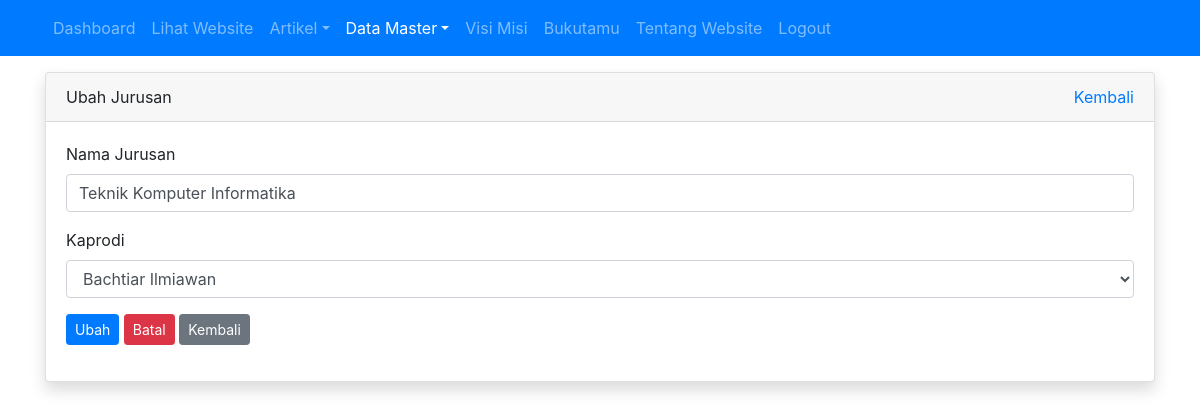
/admin/jurusan/ubah.php?id=6 (signed in), run on the app's committed database.
### tables this page shows
CREATE TABLE `tbl_jurusan` (
  `id` int(11) NOT NULL,
  `nama_jurusan` varchar(30) DEFAULT NULL,
  `ka_prodi` int(11) DEFAULT NULL
);

CREATE TABLE `tbl_guru` (
  `id` int(11) NOT NULL,
  `nama` varchar(100) DEFAULT NULL,
  `nip` int(10) DEFAULT NULL,
  `jenis_kelamin` enum('L','P') DEFAULT NULL,
  `no_hp` varchar(12) DEFAULT NULL,
  `tempat_lahir` varchar(50) DEFAULT NULL,
  `tanggal_lahir` date DEFAULT NULL,
  `mata_pelajaran` varchar(50) DEFAULT NULL,
  `alamat` varchar(100) DEFAULT NULL,
  `foto` varchar(100) DEFAULT NULL
);

### admin/jurusan/ubah.php (the view, shortened to what this page needs)
<?php
require_once '../../koneksi.php';
$id = $_GET['id'];
$query = mysqli_query($koneksi, "SELECT * FROM tbl_jurusan WHERE id = $id");
$jurusan = mysqli_fetch_assoc($query);
$query_guru = mysqli_query($koneksi, "SELECT id, nama FROM tbl_guru");
?>
<!DOCTYPE html>
<html>
<head>
	<link rel="stylesheet" href="../../resources/css/bootstrap.min.css">
</head>
<body>
	<?php require_once '../navbar.php'; ?>
	<div class="container mt-3">
		<div class="row">
			<div class="col">
				<div class="card shadow">
					<div class="card-header">
						<div class="clearfix">
							<div class="float-left">
								Ubah Jurusan
							</div>
							<div class="float-right">
								<a href="index.php">Kembali</a>
							</div>
						</div>
					</div>
					<div class="card-body">
						<form method="POST" action="proses_ubah.php?id=<?= $jurusan['id'] ?>">
							<div class="form-group">
								<label for="nama_jurusan">Nama Jurusan</label>
								<input type="text" value="<?= $jurusan['nama_jurusan'] ?>" class="form-control" id="nama_jurusan" placeholder="nama jurusan" autocomplete="off" required="required" name="nama_jurusan">
							</div>
							<div class="form-group">
								<label for="kaprodi">Kaprodi</label>
								<select name="kaprodi" id="kaprodi" class="form-control">
									<?php while($row = mysqli_fetch_assoc($query_guru)) : ?>
										<option value="<?= $row['id'] ?>" <?= $jurusan['ka_prodi'] == $row['id'] ? 'selected' : '' ?>><?= $row['nama'] ?></option>
									<?php endwhile; ?>
								</select>
							</div>
							<div class="form-group">
								<button type="submit" class="btn btn-sm btn-primary" name="ubah">Ubah</button>
								<button type="reset" class="btn btn-sm btn-danger" onclick="return confirm('apakah anda yakin?')">Batal</button>
								<a href="index.php" class="btn btn-sm btn-secondary">Kembali</a>
							</div>
						</form>
					</div>
				</div>
			</div>
		</div>
	</div>
</body>
</html>

### data on the page
tbl_jurusan: nama_jurusan "Teknik Komputer Informatika", kaprodi "Bachtiar Ilmiawan"
